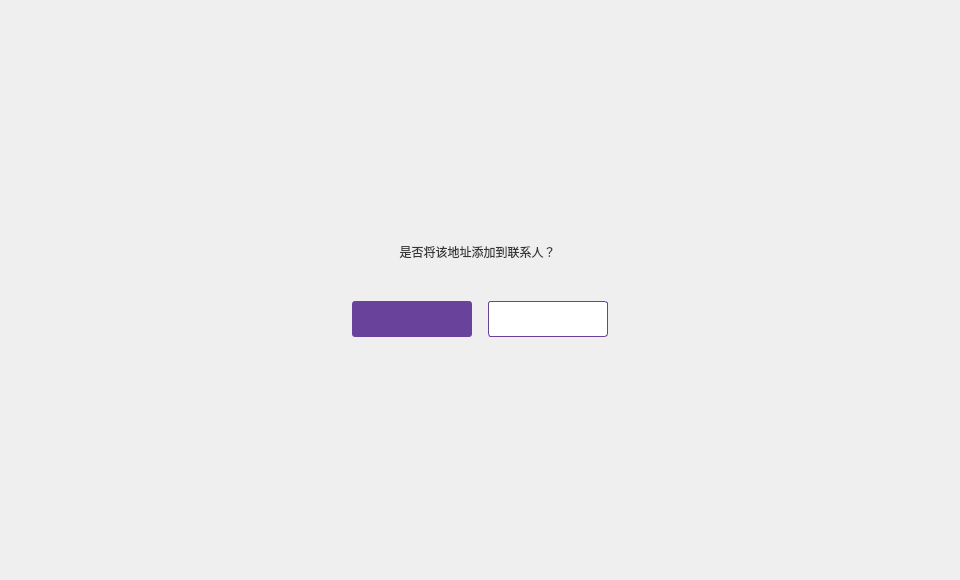
<?xml version="1.0" encoding="UTF-8"?>
<ui version="4.0">
 <class>CommonDialog</class>
 <widget class="QDialog" name="CommonDialog">
  <property name="geometry">
   <rect>
    <x>0</x>
    <y>0</y>
    <width>960</width>
    <height>580</height>
   </rect>
  </property>
  <property name="windowTitle">
   <string>Dialog</string>
  </property>
  <widget class="QWidget" name="widget" native="true">
   <property name="geometry">
    <rect>
     <x>0</x>
     <y>0</y>
     <width>960</width>
     <height>580</height>
    </rect>
   </property>
   <widget class="QWidget" name="containerWidget" native="true">
    <property name="geometry">
     <rect>
      <x>317</x>
      <y>205</y>
      <width>325</width>
      <height>170</height>
     </rect>
    </property>
    <widget class="QLabel" name="textLabel">
     <property name="geometry">
      <rect>
       <x>70</x>
       <y>0</y>
       <width>181</width>
       <height>94</height>
      </rect>
     </property>
     <property name="font">
      <font>
       <family>微软雅黑</family>
      </font>
     </property>
     <property name="styleSheet">
      <string notr="true">color: rgb(53, 53, 53);</string>
     </property>
     <property name="text">
      <string>是否将该地址添加到联系人？</string>
     </property>
     <property name="alignment">
      <set>Qt::AlignCenter</set>
     </property>
     <property name="wordWrap">
      <bool>true</bool>
     </property>
    </widget>
    <widget class="QToolButton" name="okBtn">
     <property name="geometry">
      <rect>
       <x>35</x>
       <y>96</y>
       <width>120</width>
       <height>36</height>
      </rect>
     </property>
     <property name="font">
      <font>
       <family>微软雅黑</family>
      </font>
     </property>
     <property name="cursor">
      <cursorShape>PointingHandCursor</cursorShape>
     </property>
     <property name="styleSheet">
      <string notr="true">QToolButton{background-color:rgb(105,67,155);color:#ffffff;border:none;border-radius:3px;}
QToolButton:hover{background-color:rgb(125,87,180);}</string>
     </property>
     <property name="text">
      <string/>
     </property>
    </widget>
    <widget class="QToolButton" name="cancelBtn">
     <property name="geometry">
      <rect>
       <x>171</x>
       <y>96</y>
       <width>120</width>
       <height>36</height>
      </rect>
     </property>
     <property name="font">
      <font>
       <family>微软雅黑</family>
      </font>
     </property>
     <property name="cursor">
      <cursorShape>PointingHandCursor</cursorShape>
     </property>
     <property name="styleSheet">
      <string notr="true">QToolButton{background-color:#ffffff;color:#484848;border:1px solid rgb(105,67,155);border-radius:3px;}
QToolButton:hover{color:rgb(105,67,155);}</string>
     </property>
     <property name="text">
      <string/>
     </property>
    </widget>
   </widget>
  </widget>
 </widget>
 <resources/>
 <connections/>
</ui>
